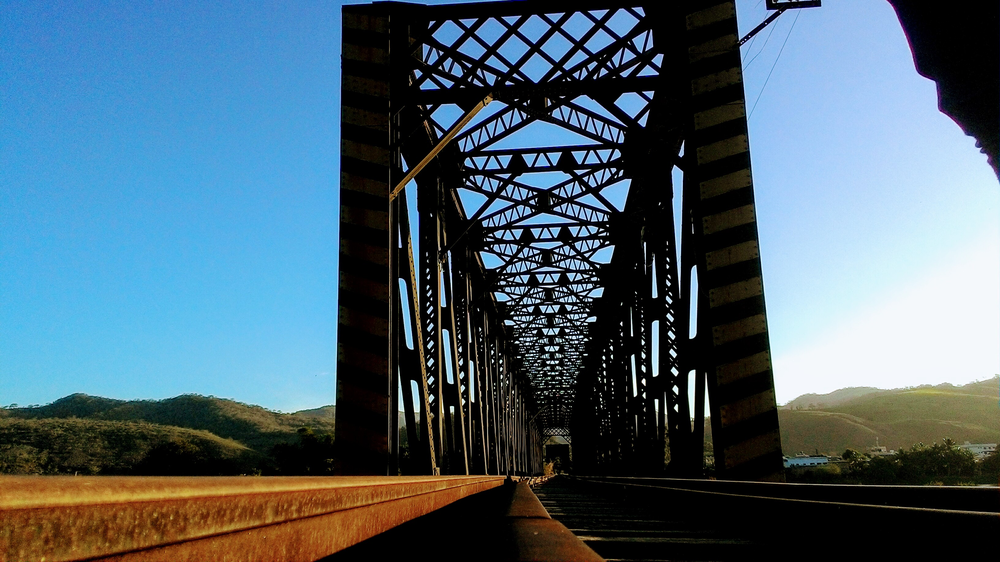
#> input picture bridge.png, 1000 x 562 px, shrunk from 3264 x 1836 before the run
$ jupyter execute opencv.ipynb
#> lines starting #> are read from the running program, lines starting #| are printed output that depends on the picture
[cell 1]
import cv2
from matplotlib import pyplot as plt

img=cv2.imread('bridge.png')
#> img is the input picture: shape (562, 1000, 3); mean B, G, R 112.6, 98.9, 75.4

cv2.imwrite('test.png',img)

plt.imshow(img)
plt.show()

[cell 2]
img2=cv2.cvtColor(img,cv2.COLOR_BGR2RGB)
plt.imshow(img2)
plt.show()

[cell 3]
plt.imshow(img[...,::-1]) #this conversion can be performed inline!
plt.show()

[cell 4]
img_g=cv2.GaussianBlur(img,(15,15),7) #use a 15x15 Gaussial kernel with standard deviation 7
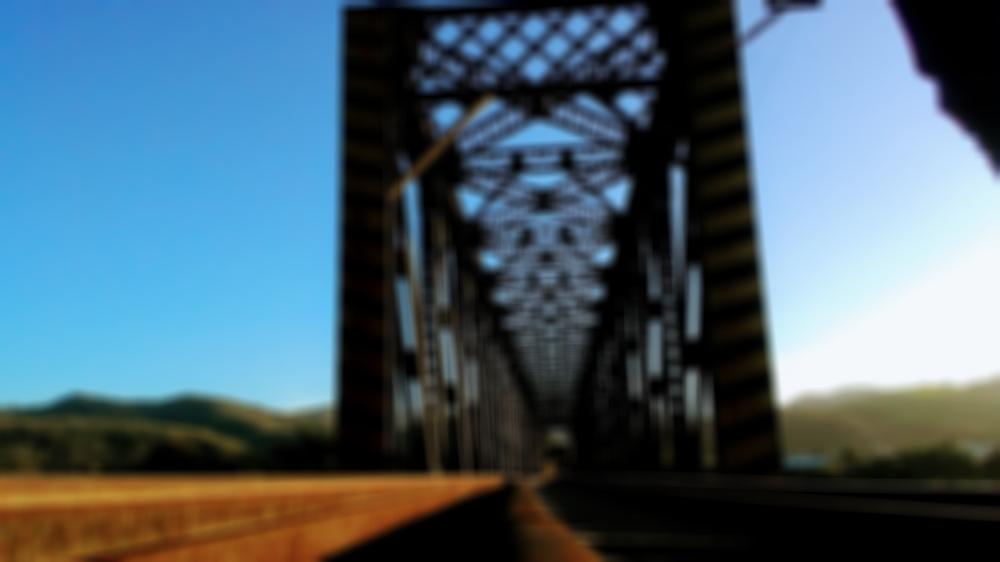
#> img_g: shape (562, 1000, 3); mean B, G, R 112.6, 98.9, 75.4
plt.imshow(img_g[...,::-1])
plt.show()

[cell 5]
img_canny = cv2.Canny(img,180,200)
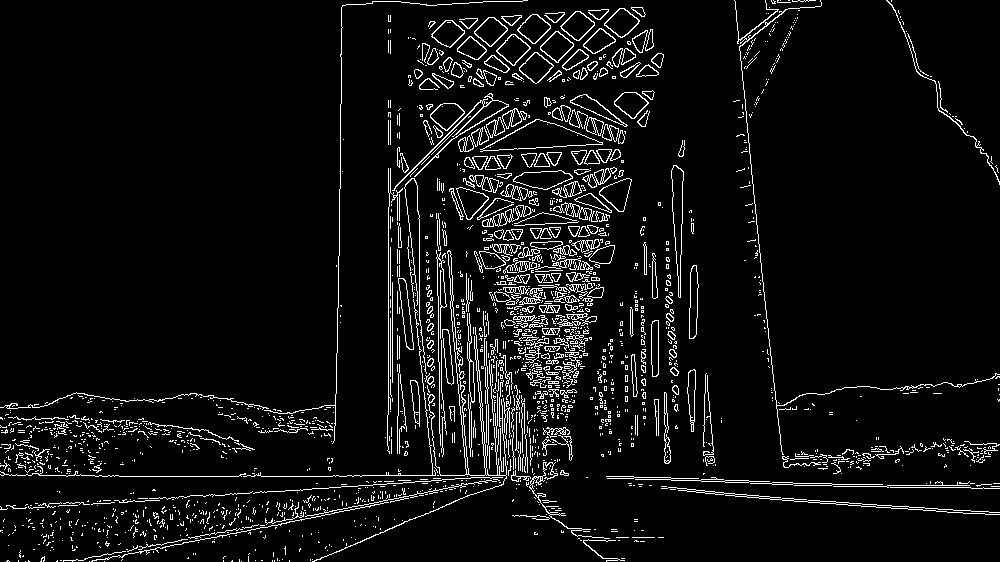
#> img_canny: shape (562, 1000); 6.1% white in thin lines or dots
plt.imshow(img_canny[...,::-1],cmap='gray')
plt.show()
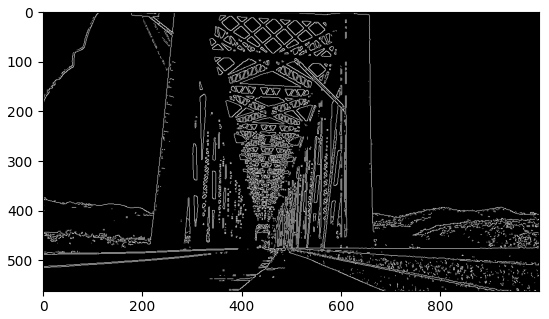
#> figure drawn by matplotlib, 1 panel
